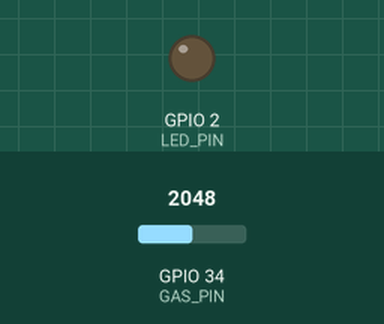
This sketch was run on a simulated ESP32. On the bench: output pins drawn as LEDs (lit = HIGH). Inputs (shaded band) come from the test bench; at power-on: GPIO 34 (GAS_PIN) = 2048. What the sketch prints to the serial monitor is not drawn.

Above: at 0.1 s.
At 30.1 s:
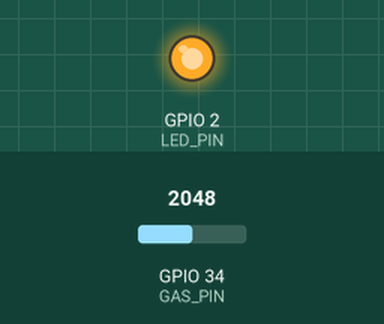
Timing chart, 0 to 31.6 s (numbered marks = the images above):
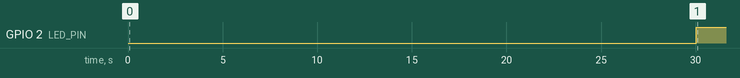

Measured:
- by itself, GPIO 2 (LED_PIN): LOW → HIGH at 30.0 s

The sketch:

gas.ino
```cpp
/*
 * Project 5 — Gas Leakage Detection
 * ANU Electronics — Bug in Circuit IoT Kit
 *
 * Hardware:
 *   MQ-2 / MQ-5 Gas Sensor VCC → 5V
 *   MQ-2 / MQ-5 Gas Sensor GND → GND
 *   MQ-2 / MQ-5 Sensor AO     → GPIO 34
 *   Alert LED                  → GPIO 2 via 220Ω → GND
 *
 * NOTE: Allow 20–30 sec warm-up after power-on before readings stabilise.
 *       Adjust THRESHOLD to suit your environment and sensor model.
 */

#define GAS_PIN   34
#define LED_PIN    2
#define THRESHOLD 1500   // Tune: higher = less sensitive

void setup() {
  Serial.begin(9600);
  pinMode(LED_PIN, OUTPUT);
  Serial.println("Gas Leakage Detector started.");
  Serial.println("Warming up sensor — please wait 30 seconds...");
  delay(30000);
  Serial.println("Ready! Monitoring for gas.");
}

void loop() {
  int gasLevel = analogRead(GAS_PIN);

  Serial.print("Gas ADC: ");
  Serial.print(gasLevel);

  if (gasLevel > THRESHOLD) {
    digitalWrite(LED_PIN, HIGH);
    Serial.println(" | ⚠️  GAS LEAK DETECTED! Ventilate immediately!");
  } else {
    digitalWrite(LED_PIN, LOW);
    Serial.println(" | ✅  Air Normal");
  }

  delay(1000);
}
```
